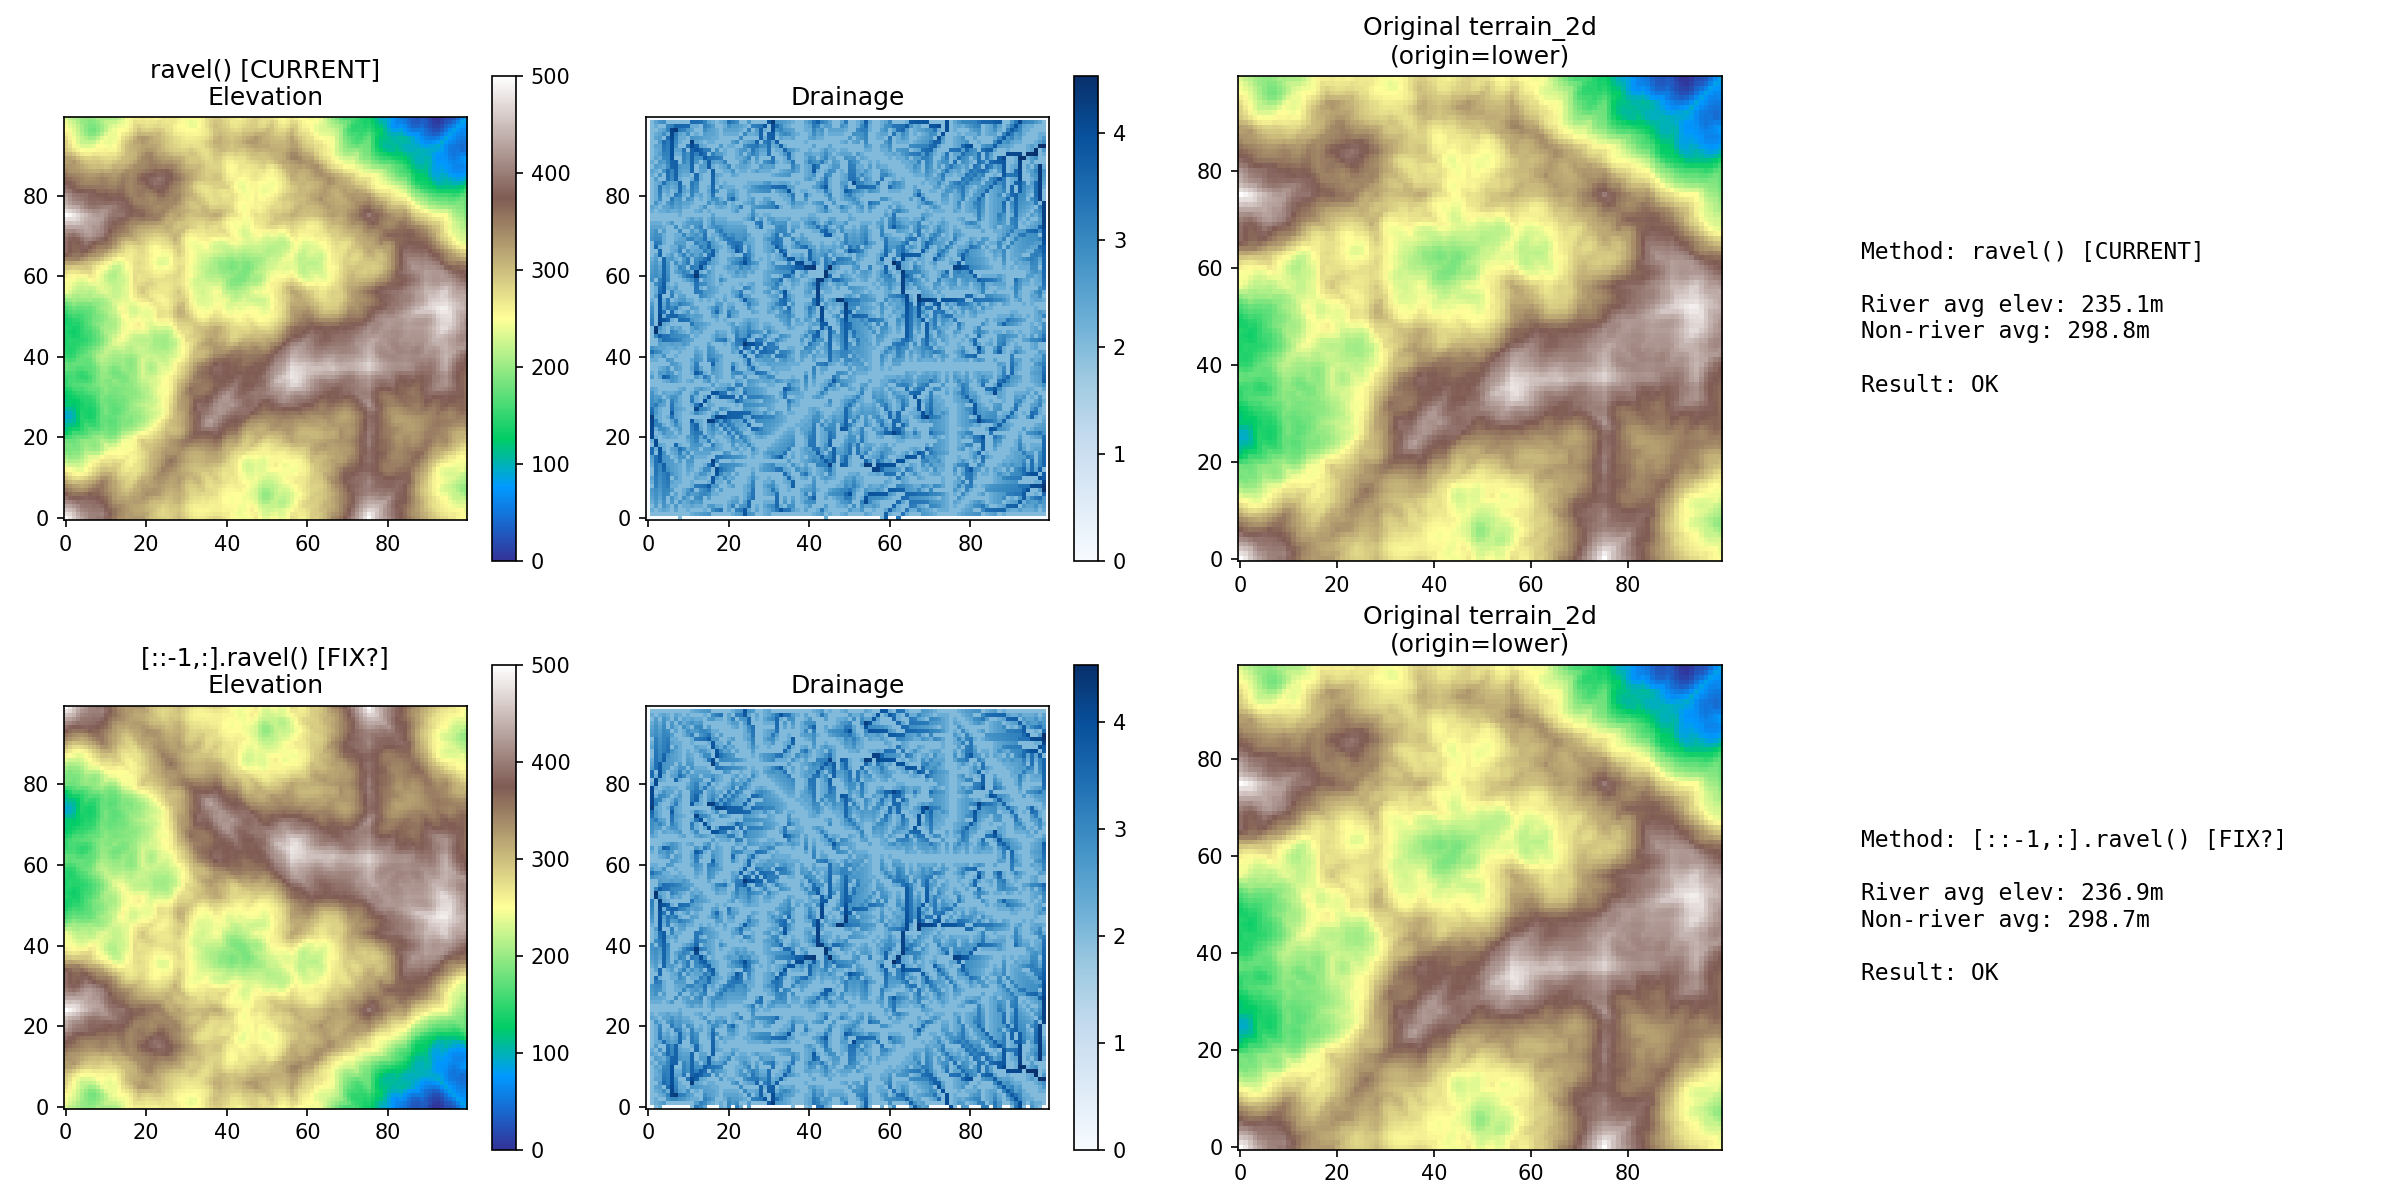

Source code (Python):
"""
リッジノイズ地形の問題を特定
"""

import numpy as np
import matplotlib.pyplot as plt
from noise import pnoise2
from landlab import RasterModelGrid
from landlab.components import FlowAccumulator

def generate_ridge_terrain(nrows, ncols, seed=42):
    terrain = np.zeros((nrows, ncols))
    for octave in range(6):
        freq = 2 ** octave
        amp = 0.5 ** octave
        for i in range(nrows):
            for j in range(ncols):
                val = pnoise2(i * freq / 150.0, j * freq / 150.0, base=seed + octave)
                terrain[i, j] += (1 - abs(val)) * amp
    terrain = (terrain - terrain.min()) / (terrain.max() - terrain.min())
    return terrain

nrows, ncols = 100, 100
dx = 10.0

# リッジ地形生成
terrain_2d = generate_ridge_terrain(nrows, ncols, seed=42) * 500.0

# ========================================
# 問題の特定: 2D配列の変換方法を確認
# ========================================

mg = RasterModelGrid(shape=(nrows, ncols), xy_spacing=dx)
z = mg.add_zeros("topographic__elevation", at="node")

print("=== 2D配列からLandlab 1D配列への変換 ===")
print(f"terrain_2d.shape: {terrain_2d.shape}")
print(f"terrain_2d[0, 0] (配列の左上): {terrain_2d[0, 0]:.1f}")
print(f"terrain_2d[-1, 0] (配列の左下): {terrain_2d[-1, 0]:.1f}")

# 方法1: ravel() そのまま (現在のコード)
z_method1 = terrain_2d.ravel()
print(f"\n方法1 ravel(): z[0]={z_method1[0]:.1f}")

# 方法2: 上下反転してからravel
z_method2 = terrain_2d[::-1, :].ravel()
print(f"方法2 [::-1,:].ravel(): z[0]={z_method2[0]:.1f}")

# Landlabのノード0は左下
print(f"\nLandlabノード0の座標: x={mg.x_of_node[0]}, y={mg.y_of_node[0]} (左下)")

# ========================================
# 両方の方法で河川計算してみる
# ========================================
fig, axes = plt.subplots(2, 4, figsize=(16, 8))

for method_idx, (method_name, z_data) in enumerate([
    ("ravel() [CURRENT]", terrain_2d.ravel()),
    ("[::-1,:].ravel() [FIX?]", terrain_2d[::-1, :].ravel())
]):
    # グリッド作成
    mg = RasterModelGrid(shape=(nrows, ncols), xy_spacing=dx)
    z = mg.add_zeros("topographic__elevation", at="node")
    z[:] = z_data
    
    mg.set_closed_boundaries_at_grid_edges(True, True, True, False)
    
    fa = FlowAccumulator(mg, flow_director='D8')
    fa.run_one_step()
    
    elev_2d = z.reshape((nrows, ncols))
    drain_2d = mg.at_node["drainage_area"].reshape((nrows, ncols))
    
    # 標高
    ax = axes[method_idx, 0]
    im = ax.imshow(elev_2d, cmap='terrain', origin='lower')
    ax.set_title(f'{method_name}\nElevation')
    plt.colorbar(im, ax=ax)
    
    # 集水面積
    ax = axes[method_idx, 1]
    im = ax.imshow(np.log10(drain_2d + 1), cmap='Blues', origin='lower')
    ax.set_title('Drainage')
    plt.colorbar(im, ax=ax)
    
    # 元の2D配列との比較
    ax = axes[method_idx, 2]
    ax.imshow(terrain_2d, cmap='terrain', origin='lower')
    ax.set_title('Original terrain_2d\n(origin=lower)')
    
    # 河川と標高の関係
    river_mask = drain_2d > np.percentile(drain_2d, 95)
    river_elev = elev_2d[river_mask].mean()
    non_river_elev = elev_2d[~river_mask].mean()
    
    ax = axes[method_idx, 3]
    ax.axis('off')
    result = "OK" if river_elev < non_river_elev else "WRONG!"
    ax.text(0.1, 0.5, f"""
Method: {method_name}

River avg elev: {river_elev:.1f}m
Non-river avg: {non_river_elev:.1f}m

Result: {result}
""", fontsize=11, va='center', family='monospace')

plt.tight_layout()
plt.savefig("debug_ravel.png", dpi=150)
print("\nSaved: debug_ravel.png")
plt.show()
